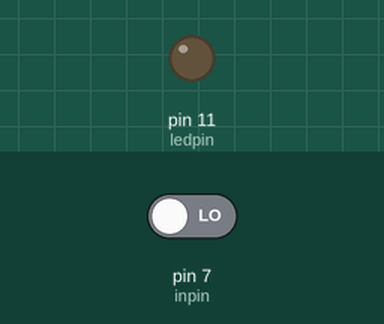
This sketch was run on a simulated Arduino Uno, built with avr-gcc and run on an emulated ATmega328P. Shown: output pins drawn as LEDs (lit = HIGH). Dashed ring = blinking. Inputs (shaded band) come from the test bench; at power-on: pin 7 (inpin) LOW.

Above: at 1.2 s.
1.3 s: pin 7 (inpin) driven HIGH
At 1.47 s:
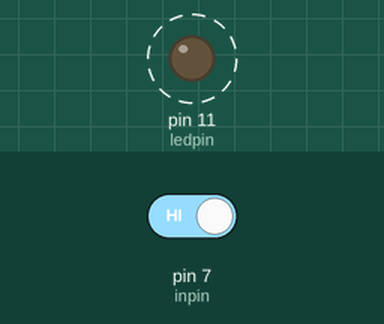
4.3 s: pin 7 (inpin) driven LOW
Timing chart, 0 to 7.3 s (numbered marks = the images above; inputs shaded):
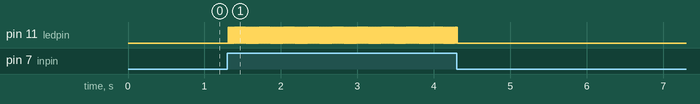

Measured:
- after the input at 1.3 s, pin 11 (ledpin): alternates HIGH for 0.01 s and LOW for 0.01 s, starting at once
- after the input at 4.3 s, pin 11 (ledpin): goes on until 4.3 s, then stays LOW

The sketch:

6_button_switch.ino
```cpp
int ledpin=11;
int inpin=7;
int val;
int check=-1;

void setup() {
pinMode(ledpin, OUTPUT);
pinMode(inpin, INPUT);
}

void loop() {
val=digitalRead(inpin);
if (val==HIGH){
  check=-check;
  delay(10);
}
if (check==1)
{
digitalWrite(ledpin, HIGH);
}
else
{
  digitalWrite(ledpin, LOW);
}

}
```
